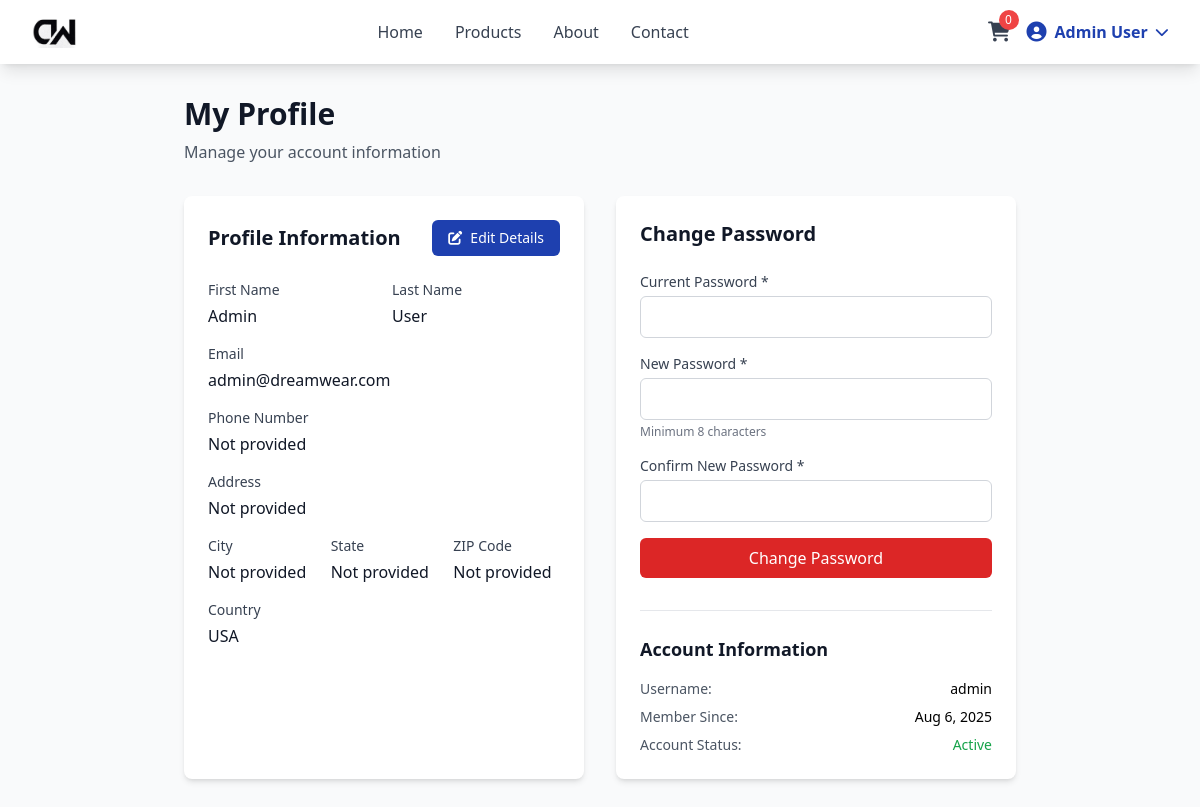
Before: /profile.php (signed in) with the older database file.
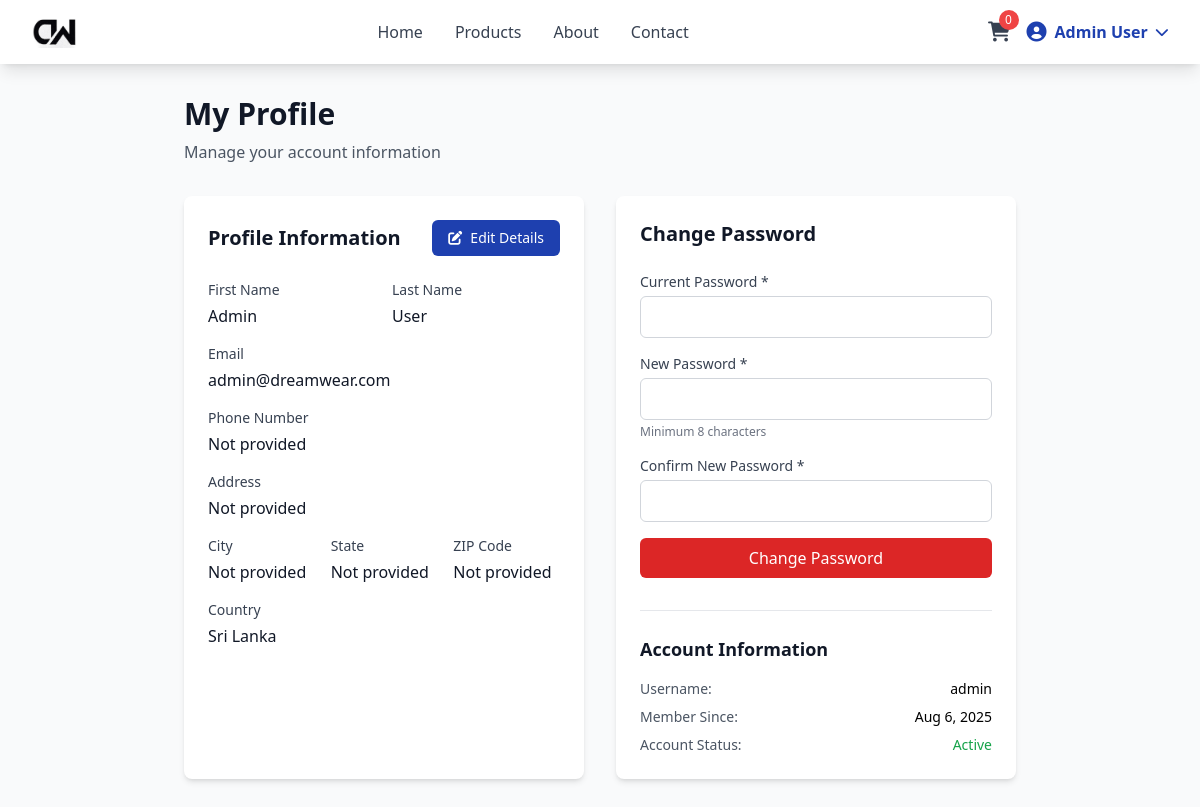
After: the same page with the newer database file.
### tables this page shows
CREATE TABLE users (
    id INT AUTO_INCREMENT PRIMARY KEY,
    username VARCHAR(50) UNIQUE NOT NULL,
    email VARCHAR(100) UNIQUE NOT NULL,
    password_hash VARCHAR(255) NOT NULL,
    first_name VARCHAR(50) NOT NULL,
    last_name VARCHAR(50) NOT NULL,
    phone VARCHAR(20),
    address TEXT,
    city VARCHAR(50),
    state VARCHAR(50),
    zip_code VARCHAR(10),
    country VARCHAR(50) DEFAULT 'Sri Lanka',
    role ENUM('admin', 'customer') DEFAULT 'customer',
    is_active BOOLEAN DEFAULT TRUE,
    created_at TIMESTAMP DEFAULT CURRENT_TIMESTAMP,
    updated_at TIMESTAMP DEFAULT CURRENT_TIMESTAMP ON UPDATE CURRENT_TIMESTAMP
);

### includes/database.php (called while the page is built, shortened)
<?php
class Database {
    private $connection;
    private static $instance = null;
    private function __construct() {
        try {
            $this->connection = new PDO(
                "mysql:host=" . DB_HOST . ";dbname=" . DB_NAME . ";charset=utf8mb4",
                DB_USER,
                DB_PASS,
                [
                    PDO::ATTR_ERRMODE => PDO::ERRMODE_EXCEPTION,
                    PDO::ATTR_DEFAULT_FETCH_MODE => PDO::FETCH_ASSOC,
                    PDO::ATTR_EMULATE_PREPARES => false,
                    PDO::MYSQL_ATTR_INIT_COMMAND => "SET NAMES utf8mb4"
                ]
            );
        } catch (PDOException $e) {
            die("Database connection failed: " . $e->getMessage());
        }
    }
    public static function getInstance() {
        if (self::$instance === null) {
            self::$instance = new self();
        }
        return self::$instance;
    }
    public function query($sql, $params = []) {
        try {
            $stmt = $this->connection->prepare($sql);
            $stmt->execute($params);
            return $stmt;
        } catch (PDOException $e) {
            error_log("Database query error: " . $e->getMessage() . " SQL: " . $sql . " Params: " . json_encode($params));
            throw new Exception("Database operation failed: " . $e->getMessage());
        }
    }
    public function fetchOne($sql, $params = []) {
        $stmt = $this->query($sql, $params);
        return $stmt->fetch();
    }
}
class User {
    private $db;
    public function __construct() {
        $this->db = Database::getInstance();
    }
    public function findById($id) {
        return $this->db->fetchOne("SELECT * FROM users WHERE id = ?", [$id]);
    }
}
?>

### profile.php (the view, shortened to what the rows shown need)
<?php
require_once 'includes/database.php';
$user = new User();
$userData = $user->findById($_SESSION['user_id']);
$isEditing = false;
?>
<!DOCTYPE html>
<html lang="en">
<head>
    <script src="https://cdn.tailwindcss.com"></script>
    <link rel="stylesheet" href="https://cdnjs.cloudflare.com/ajax/libs/font-awesome/6.0.0/css/all.min.css">
</head>
<body class="bg-gray-50">
    <div class="max-w-4xl mx-auto px-4 sm:px-6 lg:px-8 py-8">
        <div class="mb-8">
            <h1 class="text-3xl font-bold text-gray-900 mb-2">My Profile</h1>
        </div>
        <div class="grid grid-cols-1 lg:grid-cols-2 gap-8">
            <div class="bg-white rounded-lg shadow-md p-6">
                <div class="flex justify-between items-center mb-6">
                    <h2 class="text-xl font-semibold text-gray-900">Profile Information</h2>
                </div>
                <?php if ($isEditing): ?>
                <form method="POST" class="space-y-4">
                    <input type="hidden" name="csrf_token" value="<?php echo generateCSRFToken(); ?>">
                    <input type="hidden" name="action" value="update_profile">
                    <div class="grid grid-cols-1 md:grid-cols-2 gap-4">
                        <div>
                            <label for="first_name" class="block text-sm font-medium text-gray-700 mb-1">First Name *</label>
                            <input type="text" id="first_name" name="first_name" required
                                   value="<?php echo htmlspecialchars($userData['first_name']); ?>"
                                   class="w-full px-3 py-2 border border-gray-300 rounded-md focus:outline-none focus:ring-primary focus:border-primary">
                        </div>
                        <div>
                            <label for="last_name" class="block text-sm font-medium text-gray-700 mb-1">Last Name *</label>
                            <input type="text" id="last_name" name="last_name" required
                                   value="<?php echo htmlspecialchars($userData['last_name']); ?>"
                                   class="w-full px-3 py-2 border border-gray-300 rounded-md focus:outline-none focus:ring-primary focus:border-primary">
                        </div>
                    </div>
                    <div>
                        <label for="email" class="block text-sm font-medium text-gray-700 mb-1">Email</label>
                        <input type="email" id="email" value="<?php echo htmlspecialchars($userData['email']); ?>"
                               class="w-full px-3 py-2 border border-gray-300 rounded-md bg-gray-50" disabled>
                        <p class="text-xs text-gray-500 mt-1">Email cannot be changed</p>
                    </div>
                    <div>
                        <label for="phone" class="block text-sm font-medium text-gray-700 mb-1">Phone Number</label>
                        <input type="tel" id="phone" name="phone"
                               value="<?php echo htmlspecialchars($userData['phone'] ?? ''); ?>"
                               class="w-full px-3 py-2 border border-gray-300 rounded-md focus:outline-none focus:ring-primary focus:border-primary">
                    </div>
                    <div>
                        <label for="address" class="block text-sm font-medium text-gray-700 mb-1">Address</label>
                        <textarea id="address" name="address" rows="3"
                                  class="w-full px-3 py-2 border border-gray-300 rounded-md focus:outline-none focus:ring-primary focus:border-primary"><?php echo htmlspecialchars($userData['address'] ?? ''); ?></textarea>
                    </div>
                    <div class="grid grid-cols-1 md:grid-cols-3 gap-4">
                        <div>
                            <label for="city" class="block text-sm font-medium text-gray-700 mb-1">City</label>
                            <select id="city" name="city" onchange="updateZipCode()"
                                    class="w-full px-3 py-2 border border-gray-300 rounded-md focus:outline-none focus:ring-primary focus:border-primary">
                                <option value="">Select City</option>
                                <option value="Colombo" <?php echo ($userData['city'] ?? '') === 'Colombo' ? 'selected' : ''; ?>>Colombo</option>
                                <option value="Kandy" <?php echo ($userData['city'] ?? '') === 'Kandy' ? 'selected' : ''; ?>>Kandy</option>
                                <option value="Galle" <?php echo ($userData['city'] ?? '') === 'Galle' ? 'selected' : ''; ?>>Galle</option>
                                <option value="Jaffna" <?php echo ($userData['city'] ?? '') === 'Jaffna' ? 'selected' : ''; ?>>Jaffna</option>
                                <option value="Anuradhapura" <?php echo ($userData['city'] ?? '') === 'Anuradhapura' ? 'selected' : ''; ?>>Anuradhapura</option>
                                <option value="Polonnaruwa" <?php echo ($userData['city'] ?? '') === 'Polonnaruwa' ? 'selected' : ''; ?>>Polonnaruwa</option>
                                <option value="Matara" <?php echo ($userData['city'] ?? '') === 'Matara' ? 'selected' : ''; ?>>Matara</option>
                                <option value="Ratnapura" <?php echo ($userData['city'] ?? '') === 'Ratnapura' ? 'selected' : ''; ?>>Ratnapura</option>
                                <option value="Badulla" <?php echo ($userData['city'] ?? '') === 'Badulla' ? 'selected' : ''; ?>>Badulla</option>
                                <option value="Kurunegala" <?php echo ($userData['city'] ?? '') === 'Kurunegala' ? 'selected' : ''; ?>>Kurunegala</option>
                                <option value="Trincomalee" <?php echo ($userData['city'] ?? '') === 'Trincomalee' ? 'selected' : ''; ?>>Trincomalee</option>
                                <option value="Batticaloa" <?php echo ($userData['city'] ?? '') === 'Batticaloa' ? 'selected' : ''; ?>>Batticaloa</option>
                                <option value="Vavuniya" <?php echo ($userData['city'] ?? '') === 'Vavuniya' ? 'selected' : ''; ?>>Vavuniya</option>
                                <option value="Mullaitivu" <?php echo ($userData['city'] ?? '') === 'Mullaitivu' ? 'selected' : ''; ?>>Mullaitivu</option>
                                <option value="Kilinochchi" <?php echo ($userData['city'] ?? '') === 'Kilinochchi' ? 'selected' : ''; ?>>Kilinochchi</option>
                            </select>
                        </div>
                        <div>
                            <label for="state" class="block text-sm font-medium text-gray-700 mb-1">Province</label>
                            <select id="state" name="state" onchange="updateZipCode()"
                                    class="w-full px-3 py-2 border border-gray-300 rounded-md focus:outline-none focus:ring-primary focus:border-primary">
                                <option value="">Select Province</option>
                                <option value="Western Province" <?php echo ($userData['state'] ?? '') === 'Western Province' ? 'selected' : ''; ?>>Western Province</option>
                                <option value="Central Province" <?php echo ($userData['state'] ?? '') === 'Central Province' ? 'selected' : ''; ?>>Central Province</option>
                                <option value="Southern Province" <?php echo ($userData['state'] ?? '') === 'Southern Province' ? 'selected' : ''; ?>>Southern Province</option>
                                <option value="Northern Province" <?php echo ($userData['state'] ?? '') === 'Northern Province' ? 'selected' : ''; ?>>Northern Province</option>
                                <option value="North Central Province" <?php echo ($userData['state'] ?? '') === 'North Central Province' ? 'selected' : ''; ?>>North Central Province</option>
                                <option value="North Western Province" <?php echo ($userData['state'] ?? '') === 'North Western Province' ? 'selected' : ''; ?>>North Western Province</option>
                                <option value="Sabaragamuwa Province" <?php echo ($userData['state'] ?? '') === 'Sabaragamuwa Province' ? 'selected' : ''; ?>>Sabaragamuwa Province</option>
                                <option value="Uva Province" <?php echo ($userData['state'] ?? '') === 'Uva Province' ? 'selected' : ''; ?>>Uva Province</option>
                                <option value="Eastern Province" <?php echo ($userData['state'] ?? '') === 'Eastern Province' ? 'selected' : ''; ?>>Eastern Province</option>
                            </select>
                        </div>
                        <div>
                            <label for="zip_code" class="block text-sm font-medium text-gray-700 mb-1">ZIP Code</label>
                            <input type="text" id="zip_code" name="zip_code"
                                   value="<?php echo htmlspecialchars($userData['zip_code'] ?? ''); ?>"
                                   class="w-full px-3 py-2 border border-gray-300 rounded-md focus:outline-none focus:ring-primary focus:border-primary" readonly>
                        </div>
                    </div>
                    <div>
                        <label for="country" class="block text-sm font-medium text-gray-700 mb-1">Country</label>
                        <input type="text" id="country" name="country"
                               value="<?php echo htmlspecialchars($userData['country'] ?? 'Sri Lanka'); ?>"
                               class="w-full px-3 py-2 border border-gray-300 rounded-md focus:outline-none focus:ring-primary focus:border-primary" readonly>
                    </div>
                    <button type="submit"
                            class="w-full bg-primary text-white py-2 px-4 rounded-md hover:bg-blue-700 transition-colors">
                        Update Profile
                    </button>
                </form>
                <?php else: ?>
                <div class="space-y-4">
                    <div class="grid grid-cols-1 md:grid-cols-2 gap-4">
                        <div>
                            <label class="block text-sm font-medium text-gray-700 mb-1">First Name</label>
                            <p class="text-gray-900"><?php echo htmlspecialchars($userData['first_name']); ?></p>
                        </div>
                        <div>
                            <label class="block text-sm font-medium text-gray-700 mb-1">Last Name</label>
                            <p class="text-gray-900"><?php echo htmlspecialchars($userData['last_name']); ?></p>
                        </div>
                    </div>
                    <div>
                        <label class="block text-sm font-medium text-gray-700 mb-1">Email</label>
                        <p class="text-gray-900"><?php echo htmlspecialchars($userData['email']); ?></p>
                    </div>
                    <div>
                        <label class="block text-sm font-medium text-gray-700 mb-1">Phone Number</label>
                        <p class="text-gray-900"><?php echo htmlspecialchars($userData['phone'] ?? 'Not provided'); ?></p>
                    </div>
                    <div>
                        <label class="block text-sm font-medium text-gray-700 mb-1">Address</label>
                        <p class="text-gray-900"><?php echo htmlspecialchars($userData['address'] ?? 'Not provided'); ?></p>
                    </div>
                    <div class="grid grid-cols-1 md:grid-cols-3 gap-4">
                        <div>
                            <label class="block text-sm font-medium text-gray-700 mb-1">City</label>
                            <p class="text-gray-900"><?php echo htmlspecialchars($userData['city'] ?? 'Not provided'); ?></p>
                        </div>
                        <div>
                            <label class="block text-sm font-medium text-gray-700 mb-1">State</label>
                            <p class="text-gray-900"><?php echo htmlspecialchars($userData['state'] ?? 'Not provided'); ?></p>
                        </div>
                        <div>
                            <label class="block text-sm font-medium text-gray-700 mb-1">ZIP Code</label>
                            <p class="text-gray-900"><?php echo htmlspecialchars($userData['zip_code'] ?? 'Not provided'); ?></p>
                        </div>
                    </div>
                    <div>
                        <label class="block text-sm font-medium text-gray-700 mb-1">Country</label>
                        <p class="text-gray-900"><?php echo htmlspecialchars($userData['country'] ?? 'Sri Lanka'); ?></p>
                    </div>
                </div>
                <?php endif; ?>
            </div>
            <div class="bg-white rounded-lg shadow-md p-6">
                <h2 class="text-xl font-semibold text-gray-900 mb-6">Change Password</h2>
                <div class="mt-8 pt-6 border-t">
                    <div class="space-y-2 text-sm">
                        <div class="flex justify-between">
                            <span class="text-gray-600">Username:</span>
                            <span class="font-medium"><?php echo htmlspecialchars($userData['username']); ?></span>
                        </div>
                        <div class="flex justify-between">
                            <span class="text-gray-600">Member Since:</span>
                            <span class="font-medium"><?php echo date('M j, Y', strtotime($userData['created_at'])); ?></span>
                        </div>
                    </div>
                </div>
            </div>
        </div>
    </div>
</body>
</html>

Changed rows visible on the page:
changed users "Admin": country "USA" → "Sri Lanka"
